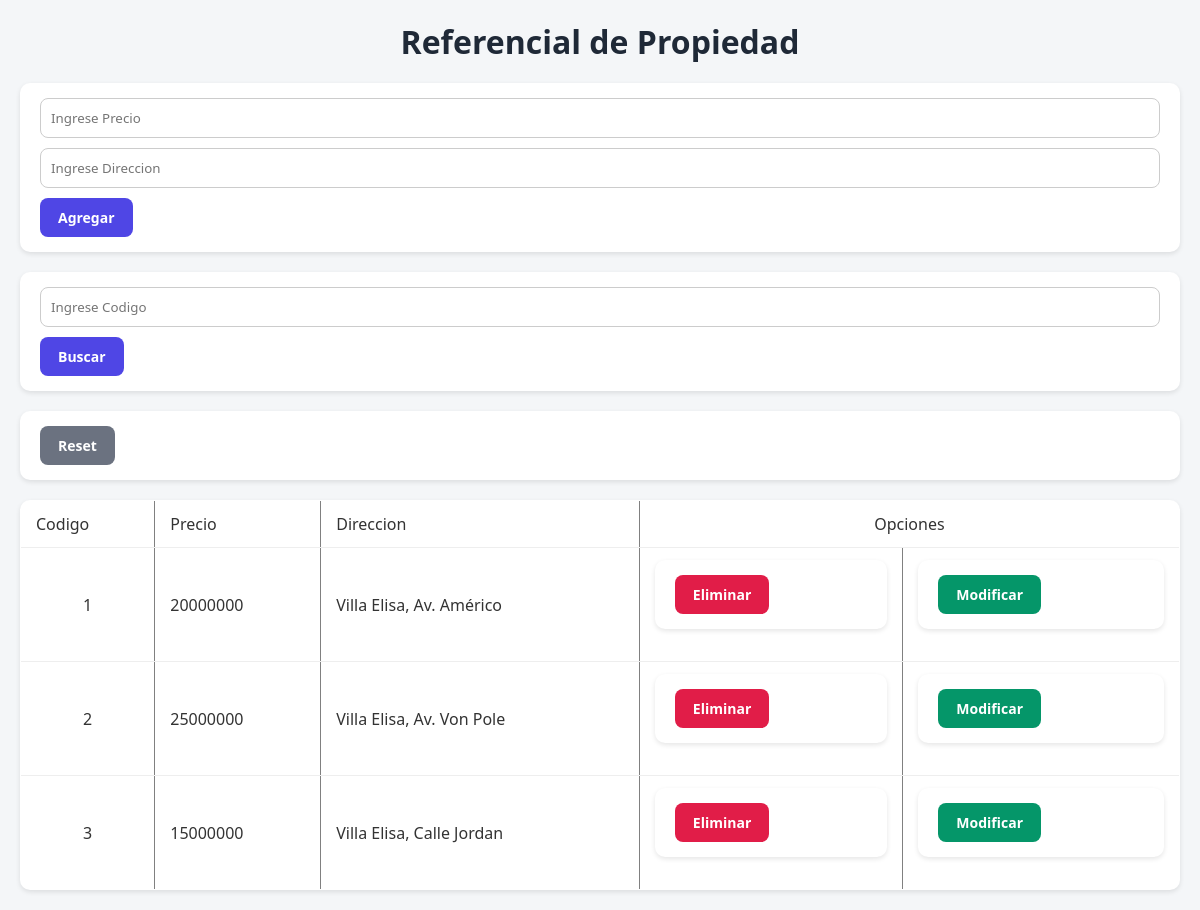
Screenshot of /referenciales/propiedad/index.php with the database file from the repository.
### tables this page shows
CREATE TABLE `propiedad` (
  `pro_codigo` int NOT NULL AUTO_INCREMENT,
  `pro_precio` int NOT NULL,
  `pro_direccion` varchar(25) NOT NULL,
  `pro_estado` int NOT NULL,
  PRIMARY KEY (`pro_codigo`)
);

### referenciales/propiedad/index.php (the view, shortened to what this page needs)
<?php
	include("../../conexion.php");
        ?>
    <html>
        <head>
            <link rel="stylesheet" href="../css/style.css">
        </head>
    </html>
    <?php
    if(!empty($_POST["buscar"])){
        $codigo=$_POST["codigo"];
        $query="SELECT * FROM propiedad WHERE pro_codigo=$codigo";
    } else {
        $query="SELECT * FROM propiedad";
    }
    echo "<H1>Referencial de Propiedad</H1>";
    echo "<form method='POST'>";
    echo "<input type='text' name='precio' placeholder='Ingrese Precio' required><br>";
    echo "<input type='text' name='direccion' placeholder='Ingrese Direccion' required><br>";
    echo "<input type='submit' name='agregar' value='Agregar'>";
    echo "</form>";
    echo "<form method='POST'>";
    echo "<input type='text' name='codigo' placeholder='Ingrese Codigo' required><br>";
    echo "<input type='submit' name='buscar' value='Buscar'>";
    echo "</form>";
    echo "<form method='POST'>";
    echo "<input type='submit' value='Reset'>";
    echo "</form>";
	$res = mysqli_query($conexion,$query);
    echo "<table border=1><tr><td>Codigo</td><td>Precio</td><td>Direccion</td><td colspan=2><center>Opciones </td></tr>";
	while ($fila = mysqli_fetch_assoc($res)) {
      echo "<tr><td style='text-align:center;'>";
	  echo $codigo=$fila["pro_codigo"];
      echo "</td><td>";
	  echo $precio=$fila["pro_precio"];
      echo "</td><td/>";
      echo $direccion=$fila["pro_direccion"];
      echo "</td><td/>";
	  echo "<form action='eliminar.php' method='POST'>";
	  echo "<input type='submit' value='Eliminar' name='eliminar'>";
	  echo "</form>";
	  echo "</td><td>";
	  echo "<form action='modificar.php' method='POST'>";
	  echo "<input type='submit' value='Modificar' name='modificar'>";
	  echo "</form>";
      echo "</td></tr>";
	}

### referenciales/css/style.css (style rules this page uses)
* { box-sizing: border-box; margin: 0; padding: 0; font-family: 'Segoe UI', sans-serif; }
h1 { text-align: center; margin-bottom: 20px; color: #1f2937; }
form { background-color: #fff; padding: 15px 20px; margin-bottom: 20px; border-radius: 10px; box-shadow: 0 2px 5px rgba(0,0,0,0.1); }
form input[type="text"], form input[type="password"], form select { width: 100%; padding: 10px; margin-bottom: 10px; border: 1px solid #ccc; border-radius: 8px; transition: 0.3s; }
input[type="submit"] { background-color: #4f46e5; color: #fff; border: none; padding: 10px 18px; border-radius: 8px; cursor: pointer; font-weight: bold; font-size: 14px; transition: 0.3s; }
input[type="submit"][value="Eliminar"] { background-color: #e11d48; }
input[type="submit"][value="Modificar"] { background-color: #059669; }
input[type="submit"][value="Reset"] { background-color: #6b7280; }
table { width: 100%; border-collapse: collapse; background-color: #fff; border-radius: 10px; overflow: hidden; box-shadow: 0 2px 5px rgba(0,0,0,0.1); }
table th, table td { padding: 12px 15px; text-align: left; border-bottom: 1px solid #eee; }

### rows the page displays
propiedad: pro_codigo "1", pro_precio "20000000", pro_direccion "Villa Elisa, Av. Américo"
propiedad: pro_codigo "2", pro_precio "25000000", pro_direccion "Villa Elisa, Av. Von Pole"
propiedad: pro_codigo "3", pro_precio "15000000", pro_direccion "Villa Elisa, Calle Jordan"
